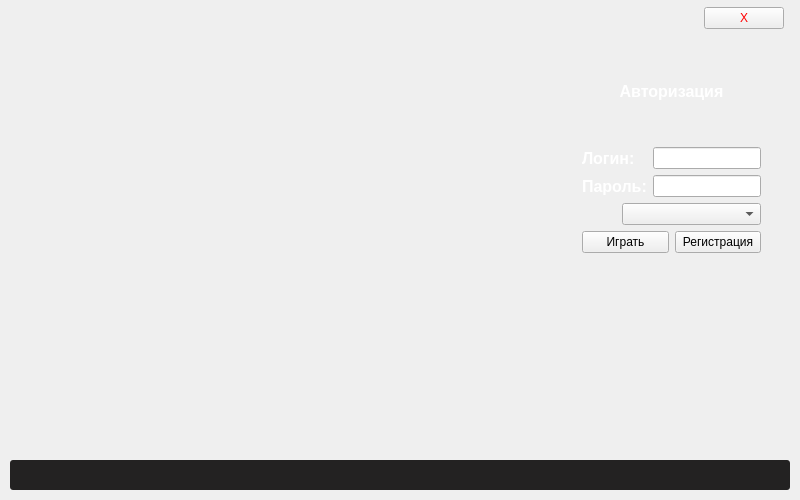
<?xml version="1.0" encoding="UTF-8"?>
<ui version="4.0">
 <class>MainClass</class>
 <widget class="QWidget" name="MainClass">
  <property name="windowModality">
   <enum>Qt::NonModal</enum>
  </property>
  <property name="geometry">
   <rect>
    <x>0</x>
    <y>0</y>
    <width>800</width>
    <height>500</height>
   </rect>
  </property>
  <property name="windowTitle">
   <string>Launcher</string>
  </property>
  <property name="windowIcon">
   <iconset>
    <normaloff>../sockLearn/client-ico.ico</normaloff>../sockLearn/client-ico.ico</iconset>
  </property>
  <property name="windowOpacity">
   <double>1.000000000000000</double>
  </property>
  <property name="layoutDirection">
   <enum>Qt::LeftToRight</enum>
  </property>
  <property name="autoFillBackground">
   <bool>true</bool>
  </property>
  <property name="styleSheet">
   <string notr="true">QLabel{color:#fff;font-weight:bold;font-size: 16px;}</string>
  </property>
  <property name="windowFilePath">
   <string/>
  </property>
  <widget class="QWidget" name="verticalLayoutWidget_4">
   <property name="geometry">
    <rect>
     <x>0</x>
     <y>0</y>
     <width>801</width>
     <height>451</height>
    </rect>
   </property>
   <layout class="QVBoxLayout" name="mainLayout">
    <property name="leftMargin">
     <number>10</number>
    </property>
    <property name="topMargin">
     <number>0</number>
    </property>
    <property name="rightMargin">
     <number>10</number>
    </property>
    <property name="bottomMargin">
     <number>10</number>
    </property>
    <item>
     <layout class="QHBoxLayout" name="horizontalLayout_6">
      <property name="leftMargin">
       <number>7</number>
      </property>
      <property name="topMargin">
       <number>7</number>
      </property>
      <property name="rightMargin">
       <number>7</number>
      </property>
      <property name="bottomMargin">
       <number>7</number>
      </property>
      <item>
       <spacer name="horizontalSpacer_2">
        <property name="orientation">
         <enum>Qt::Horizontal</enum>
        </property>
        <property name="sizeHint" stdset="0">
         <size>
          <width>40</width>
          <height>20</height>
         </size>
        </property>
       </spacer>
      </item>
      <item>
       <widget class="QPushButton" name="toClose">
        <property name="sizePolicy">
         <sizepolicy hsizetype="Fixed" vsizetype="Fixed">
          <horstretch>25</horstretch>
          <verstretch>25</verstretch>
         </sizepolicy>
        </property>
        <property name="cursor">
         <cursorShape>PointingHandCursor</cursorShape>
        </property>
        <property name="styleSheet">
         <string notr="true">color:#f00;</string>
        </property>
        <property name="text">
         <string>X</string>
        </property>
       </widget>
      </item>
     </layout>
    </item>
    <item>
     <layout class="QHBoxLayout" name="horizontalLayout_5">
      <property name="topMargin">
       <number>40</number>
      </property>
      <item>
       <spacer name="horizontalSpacer_3">
        <property name="orientation">
         <enum>Qt::Horizontal</enum>
        </property>
        <property name="sizeHint" stdset="0">
         <size>
          <width>40</width>
          <height>20</height>
         </size>
        </property>
       </spacer>
      </item>
      <item>
       <layout class="QVBoxLayout" name="verticalLayout_3">
        <property name="sizeConstraint">
         <enum>QLayout::SetDefaultConstraint</enum>
        </property>
        <property name="leftMargin">
         <number>30</number>
        </property>
        <property name="rightMargin">
         <number>30</number>
        </property>
        <item>
         <layout class="QVBoxLayout" name="verticalLayout_4">
          <item>
           <widget class="QLabel" name="label_3">
            <property name="text">
             <string>Авторизация</string>
            </property>
            <property name="alignment">
             <set>Qt::AlignCenter</set>
            </property>
           </widget>
          </item>
         </layout>
        </item>
        <item>
         <spacer name="verticalSpacer_2">
          <property name="orientation">
           <enum>Qt::Vertical</enum>
          </property>
          <property name="sizeHint" stdset="0">
           <size>
            <width>20</width>
            <height>40</height>
           </size>
          </property>
         </spacer>
        </item>
        <item>
         <layout class="QHBoxLayout" name="horizontalLayout">
          <item>
           <widget class="QLabel" name="label">
            <property name="text">
             <string>Логин:</string>
            </property>
           </widget>
          </item>
          <item>
           <widget class="QLineEdit" name="loginField">
            <property name="sizePolicy">
             <sizepolicy hsizetype="Minimum" vsizetype="Minimum">
              <horstretch>0</horstretch>
              <verstretch>0</verstretch>
             </sizepolicy>
            </property>
            <property name="layoutDirection">
             <enum>Qt::RightToLeft</enum>
            </property>
            <property name="styleSheet">
             <string notr="true"/>
            </property>
            <property name="echoMode">
             <enum>QLineEdit::Normal</enum>
            </property>
           </widget>
          </item>
         </layout>
        </item>
        <item>
         <layout class="QHBoxLayout" name="horizontalLayout_2">
          <item>
           <widget class="QLabel" name="label_2">
            <property name="text">
             <string>Пароль:</string>
            </property>
           </widget>
          </item>
          <item>
           <widget class="QLineEdit" name="passField">
            <property name="sizePolicy">
             <sizepolicy hsizetype="Minimum" vsizetype="Minimum">
              <horstretch>0</horstretch>
              <verstretch>0</verstretch>
             </sizepolicy>
            </property>
            <property name="layoutDirection">
             <enum>Qt::RightToLeft</enum>
            </property>
            <property name="echoMode">
             <enum>QLineEdit::Password</enum>
            </property>
           </widget>
          </item>
         </layout>
        </item>
        <item>
         <layout class="QHBoxLayout" name="horizontalLayout_4">
          <item>
           <spacer name="horizontalSpacer">
            <property name="orientation">
             <enum>Qt::Horizontal</enum>
            </property>
            <property name="sizeType">
             <enum>QSizePolicy::Minimum</enum>
            </property>
            <property name="sizeHint" stdset="0">
             <size>
              <width>40</width>
              <height>20</height>
             </size>
            </property>
           </spacer>
          </item>
          <item>
           <widget class="QComboBox" name="comboBox"/>
          </item>
         </layout>
        </item>
        <item>
         <layout class="QHBoxLayout" name="horizontalLayout_3">
          <item>
           <widget class="QPushButton" name="toGame">
            <property name="sizePolicy">
             <sizepolicy hsizetype="Minimum" vsizetype="Minimum">
              <horstretch>0</horstretch>
              <verstretch>0</verstretch>
             </sizepolicy>
            </property>
            <property name="cursor">
             <cursorShape>PointingHandCursor</cursorShape>
            </property>
            <property name="styleSheet">
             <string notr="true"/>
            </property>
            <property name="text">
             <string>Играть</string>
            </property>
           </widget>
          </item>
          <item>
           <widget class="QPushButton" name="toReg">
            <property name="sizePolicy">
             <sizepolicy hsizetype="Minimum" vsizetype="Minimum">
              <horstretch>0</horstretch>
              <verstretch>0</verstretch>
             </sizepolicy>
            </property>
            <property name="cursor">
             <cursorShape>PointingHandCursor</cursorShape>
            </property>
            <property name="text">
             <string>Регистрация</string>
            </property>
           </widget>
          </item>
         </layout>
        </item>
       </layout>
      </item>
     </layout>
    </item>
    <item>
     <spacer name="verticalSpacer">
      <property name="orientation">
       <enum>Qt::Vertical</enum>
      </property>
      <property name="sizeHint" stdset="0">
       <size>
        <width>20</width>
        <height>40</height>
       </size>
      </property>
     </spacer>
    </item>
   </layout>
  </widget>
  <widget class="QProgressBar" name="downProgress">
   <property name="geometry">
    <rect>
     <x>10</x>
     <y>460</y>
     <width>780</width>
     <height>30</height>
    </rect>
   </property>
   <property name="sizePolicy">
    <sizepolicy hsizetype="Expanding" vsizetype="Fixed">
     <horstretch>0</horstretch>
     <verstretch>0</verstretch>
    </sizepolicy>
   </property>
   <property name="autoFillBackground">
    <bool>false</bool>
   </property>
   <property name="styleSheet">
    <string notr="true">QProgressBar:horizontal {
border-radius: 3px;
background: #232222;
opacity: 0.5;
}
QProgressBar::chunk:horizontal {
background: qlineargradient(x1: 0, y1: 0.5, x2: 1, y2: 0.5, stop: 0 #232222, stop: 1 #4d4d4d);
}</string>
   </property>
   <property name="value">
    <number>0</number>
   </property>
   <property name="textVisible">
    <bool>false</bool>
   </property>
  </widget>
  <widget class="QLabel" name="errLabel">
   <property name="geometry">
    <rect>
     <x>10</x>
     <y>460</y>
     <width>780</width>
     <height>30</height>
    </rect>
   </property>
   <property name="styleSheet">
    <string notr="true">padding: 5px</string>
   </property>
   <property name="text">
    <string/>
   </property>
   <property name="alignment">
    <set>Qt::AlignCenter</set>
   </property>
  </widget>
 </widget>
 <layoutdefault spacing="6" margin="11"/>
 <tabstops>
  <tabstop>loginField</tabstop>
  <tabstop>passField</tabstop>
  <tabstop>toGame</tabstop>
  <tabstop>comboBox</tabstop>
  <tabstop>toReg</tabstop>
  <tabstop>toClose</tabstop>
 </tabstops>
 <resources/>
 <connections/>
</ui>
